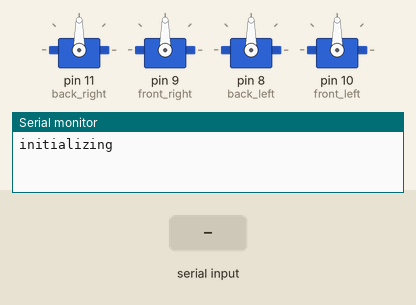
Bench run of a sketch on a simulated Arduino Uno, built with avr-gcc and run on an emulated ATmega328P. On the bench: 4 × servo, the last lines printed to the serial monitor. Inputs (shaded band) come from the test bench.

Above: at 1.2 s.
1.3 s: "90,45\n" received over Serial
At 2.3 s:
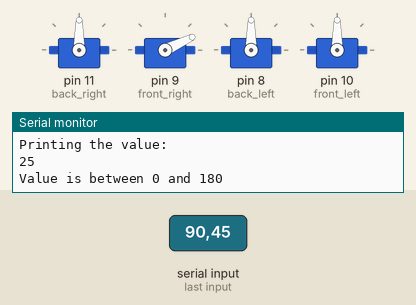
Timing chart, 0 to 4.3 s (numbered marks = the images above; inputs shaded):
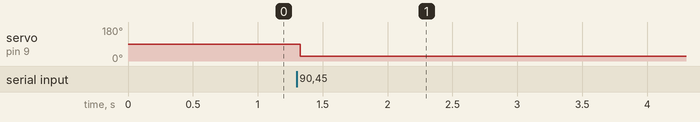

The sketch:

motorCode.ino
```cpp
/*
*  This code is in the public domain.
*  (Do whatever you want with it.)
*/

// Need the Servo library
#include <Servo.h>

// This is our motor.
Servo back_right;
Servo front_right;
Servo back_left;
Servo front_left;

// This is the final output
// written to the motor.
String incomingString;
int sharifs_counter = 0;

// Set everything up
void setup()
{
  // Put the motor to Arduino pin #9
  back_right.attach(11);
  front_right.attach(9);
  back_left.attach(8);
  front_left.attach(10);

  // Required for I/O from Serial monitor
  Serial.begin(9600);
  // Print a startup message
  Serial.println("initializing");
}


void loop()
{

  // If there is incoming value
  if(Serial.available() > 0)
  {
    // read the value
    char ch = Serial.read();

    /*
    *  If ch isn't a newline
    *  (linefeed) character,
    *  we will add the character
    *  to the incomingString
    */
    //if (ch != 10){
    if (false){
      // Print out the value received
      // so that we can see what is
      // happening
      Serial.print("I have received: ");
      Serial.print(ch, DEC);
      Serial.print('\n');

      // Add the character to
      // the incomingString
      incomingString += ch;
      sharifs_counter++;
    }
    // received a newline (linefeed) character
    // this means we are done making a string
    else
    {
      // print the incoming string
      Serial.println("I am printing the entire string");
      Serial.println(incomingString);

      // Convert the string to an integer
      int val = incomingString.toInt();

      //////////////Our change
      val = 25;

      // print the integer
      Serial.println("Printing the value: ");
      Serial.println(val);

      /*
      *  We only want to write an integer between
      *  0 and 180 to the motor.
      */
      if (val > -1 && val < 181)
     {
       // Print confirmation that the
       // value is between 0 and 180
       Serial.println("Value is between 0 and 180");
       // Write to Servo
  //     back_right.write(val);
//    front_right.write(val);
 //     back_left.write(val);
       front_right.write(val);
     }
     // The value is not between 0 and 180.
     // We do not want write this value to
     // the motor.
     else
     {
       Serial.println("Value is NOT between 0 and 180");

       // IT'S a TRAP!
       Serial.println("Error with the input");
     }

      // Reset the value of the incomingString
      incomingString = "";
    }
  }
}
```

Measured:
- after the input at 1.3 s, servo on pin 9 (front_right): 90° → 25° at once
